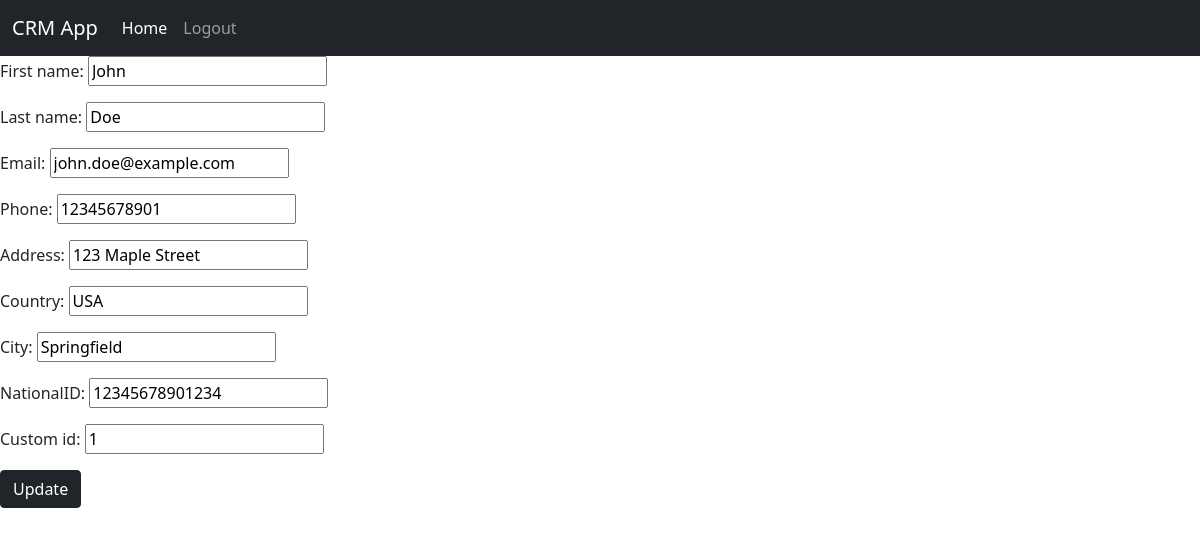
Page /home/1/update/ (signed in) on the committed database.
### crm/models.py (models this page shows, shortened)
class Customer(models.Model):
    first_name = models.CharField(max_length=200)
    last_name = models.CharField(max_length=200)
    email = models.CharField(max_length=100)
    phone = models.CharField(max_length=11)
    address = models.CharField(max_length=200)
    country = models.CharField(max_length=200)
    city = models.CharField(max_length=200)
    nationalID = models.CharField(max_length=14)
    Custom_id = models.PositiveIntegerField(unique=True , null=True , blank=True)

### crm/views.py (the view)
# urls.py: path('home/<int:pk>/update/' , UpdateCrmView.as_view() , name='update'),
class UpdateCrmView(LoginRequiredMixin , UpdateView):
    model = Customer
    fields = "__all__"
    template_name = 'pages/update.html'
    context_object_name = 'customer'
    success_url = reverse_lazy('crm:crm-view')

### crm/templates/pages/update.html (shortened to what this page needs)
{% extends 'pages/base.html' %}
{% block content %}
    <form action="{% url 'crm:update' customer.id %}" method="post">
        {{form.as_p}}
        <input type="submit" value="Update" class="btn btn-dark">
    </form>
{% endblock content %}

### rows in the picture
Customer: first_name "John", last_name "Doe", email "john.doe@example.com", phone "12345678901", address "123 Maple Street", country "USA", city "Springfield", nationalID "12345678901234", Custom_id "1"
